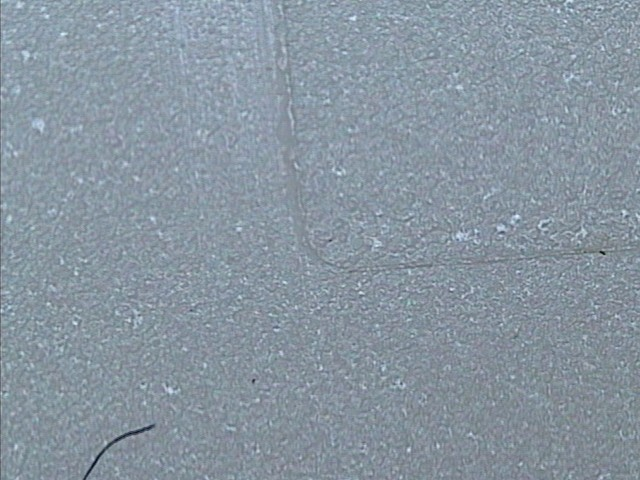
#> input picture ARCS/img/Test/test_1.jpg, 640 x 480 px; its folder holds only this picture in this run
$ python median_filter.py
#> lines starting #> are read from the running program, lines starting #| are printed output that depends on the picture; after the words box and inside, x2 and y2 are one past the last pixel; in counts of white or black regions, pixels touching at a corner belong together
import numpy as np
import cv2
import os

os.chdir("../img/test/")
files = os.listdir()

for file in files:
    img = cv2.imread(file, 0)
#> img: shape (480, 640); min 12, max 240, mean 146.7
    # histogram = cv2.equalizeHist(img)
    # compare = np.concatenate((img, histogram), axis=1)

    clahe = cv2.createCLAHE(clipLimit=10.0, tileGridSize=(8,8))
    local_adative_histogram = clahe.apply(img)
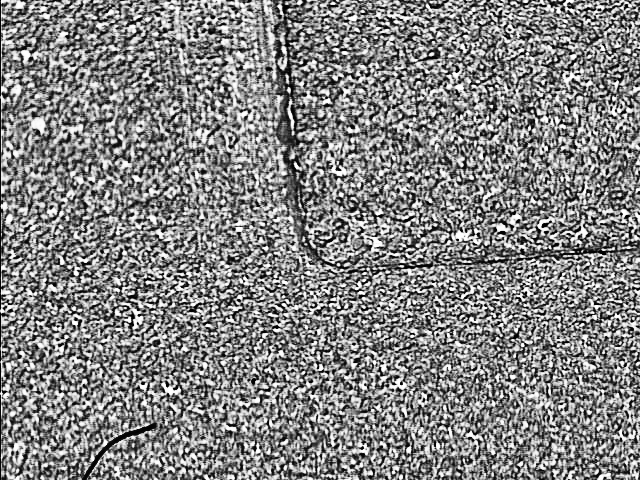
#> local_adative_histogram: shape (480, 640); min 0, max 255, mean 131.3
    final = cv2.adaptiveThreshold(img, 255, cv2.ADAPTIVE_THRESH_GAUSSIAN_C, cv2.THRESH_BINARY, 115, 1)
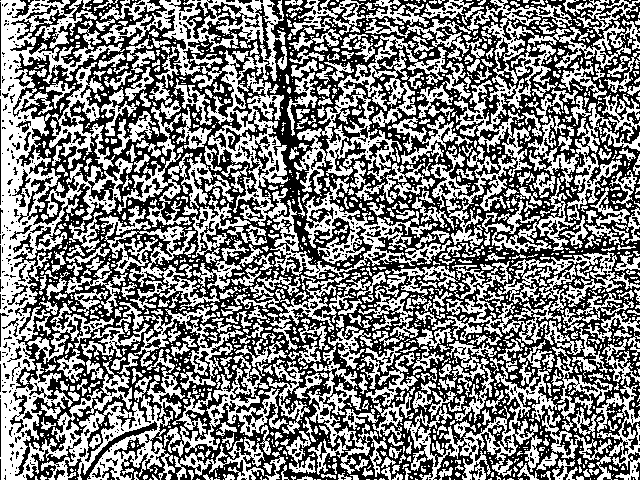
#> final: shape (480, 640); 49.7% white; 1641 white regions (1157 under 20 px), largest, box (x1, y1, x2, y2) and area: (0, 0, 175, 480) 23646, (430, 0, 631, 250) 8499, (294, 35, 448, 196) 5816

    compare = np.concatenate((img, final), axis=1)
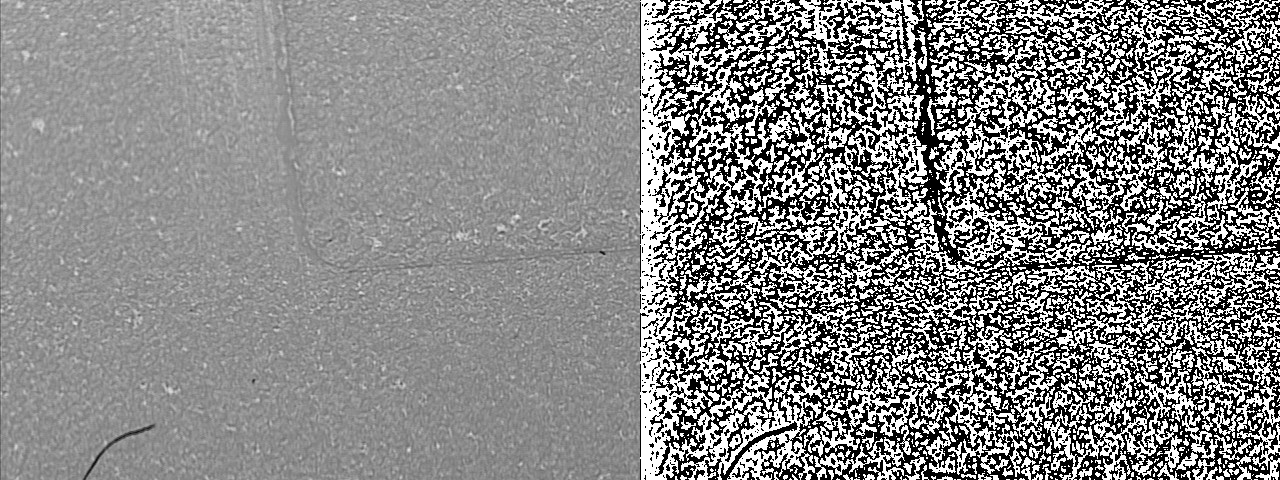
#> compare: shape (480, 1280); min 0, max 255, mean 136.8

    cv2.imshow ("Result", compare)
    cv2.waitKey(0)

cv2.destroyAllWindows()

$ run again, on ARCS/img/Test/test_2.jpg
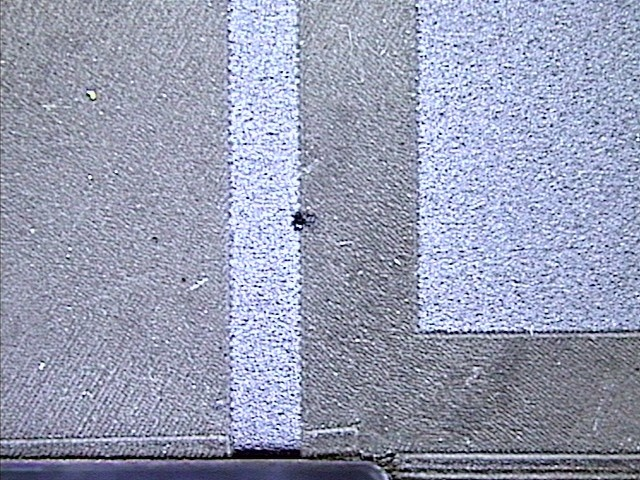
#> input picture ARCS/img/Test/test_2.jpg, 640 x 480 px
#> `final = cv2.adaptiveThreshold(img, 255, cv2.ADAPTIVE_THRESH_GAUSSIAN_C..`:
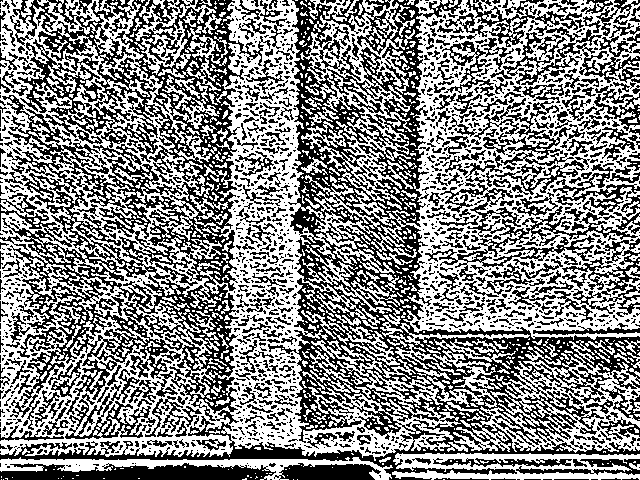
#> final: shape (480, 640); 53.1% white; black in thin lines or dots
#> `compare = np.concatenate((img, final), axis=1)`:
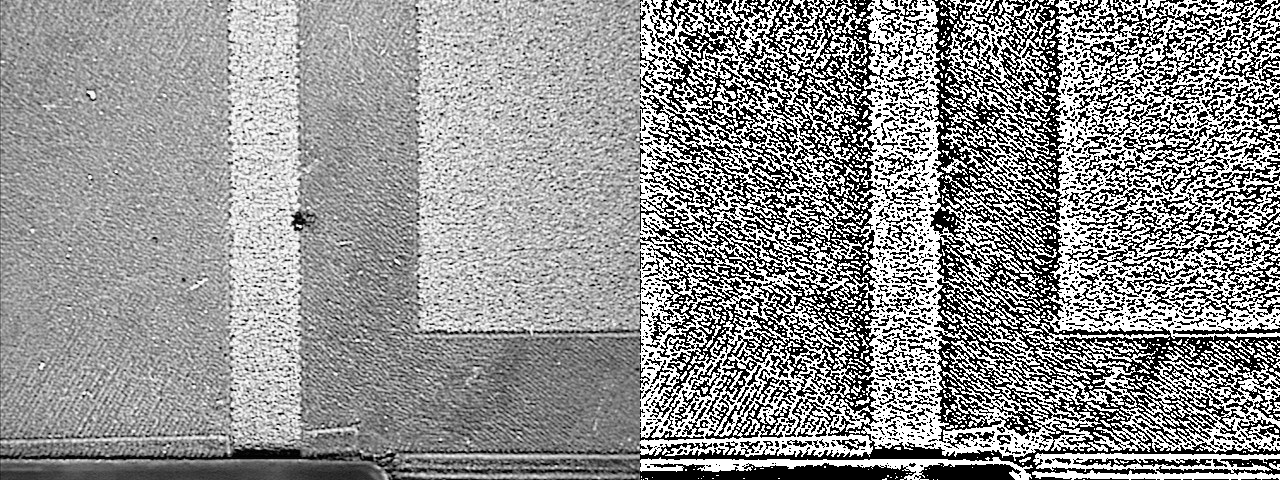
#> compare: shape (480, 1280); min 0, max 255, mean 146.8
